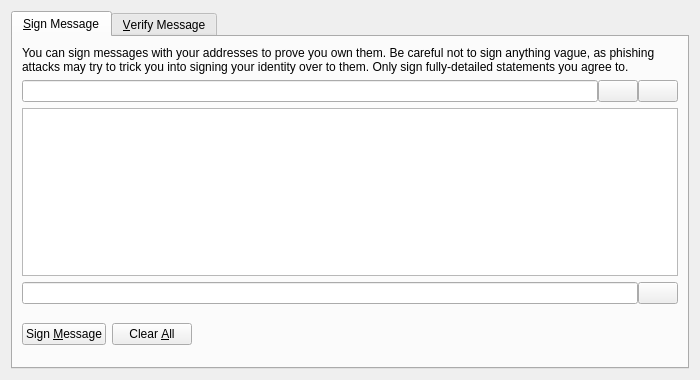
<?xml version="1.0" encoding="UTF-8"?>
<ui version="4.0">
 <class>SignVerifyMessageDialog</class>
 <widget class="QDialog" name="SignVerifyMessageDialog">
  <property name="geometry">
   <rect>
    <x>0</x>
    <y>0</y>
    <width>700</width>
    <height>380</height>
   </rect>
  </property>
  <property name="windowTitle">
   <string>Bitcoin-Qt - Signatures</string>
  </property>
  <property name="modal">
   <bool>true</bool>
  </property>
  <layout class="QVBoxLayout" name="verticalLayout">
   <item>
    <widget class="QTabWidget" name="tabWidget">
     <property name="currentIndex">
      <number>0</number>
     </property>
     <widget class="QWidget" name="tabSignMessage">
      <attribute name="title">
       <string>&amp;Sign Message</string>
      </attribute>
      <layout class="QVBoxLayout" name="verticalLayout_SM">
       <item>
        <widget class="QLabel" name="infoLabel_SM">
         <property name="text">
          <string>You can sign messages with your addresses to prove you own them. Be careful not to sign anything vague, as phishing attacks may try to trick you into signing your identity over to them. Only sign fully-detailed statements you agree to.</string>
         </property>
         <property name="textFormat">
          <enum>Qt::PlainText</enum>
         </property>
         <property name="wordWrap">
          <bool>true</bool>
         </property>
        </widget>
       </item>
       <item>
        <layout class="QHBoxLayout" name="horizontalLayout_1_SM">
         <property name="spacing">
          <number>0</number>
         </property>
         <item>
          <widget class="QValidatedLineEdit" name="addressIn_SM">
           <property name="toolTip">
            <string>The address to sign the message with (e.g. 1NS17iag9jJgTHD1VXjvLCEnZuQ3rJDE9L)</string>
           </property>
           <property name="maxLength">
            <number>34</number>
           </property>
          </widget>
         </item>
         <item>
          <widget class="QPushButton" name="addressBookButton_SM">
           <property name="toolTip">
            <string>Choose an address from the address book</string>
           </property>
           <property name="text">
            <string/>
           </property>
           <property name="icon">
            <iconset resource="../bitcoin.qrc">
             <normaloff>:/icons/address-book</normaloff>:/icons/address-book</iconset>
           </property>
           <property name="shortcut">
            <string>Alt+A</string>
           </property>
           <property name="autoDefault">
            <bool>false</bool>
           </property>
          </widget>
         </item>
         <item>
          <widget class="QPushButton" name="pasteButton_SM">
           <property name="toolTip">
            <string>Paste address from clipboard</string>
           </property>
           <property name="text">
            <string/>
           </property>
           <property name="icon">
            <iconset resource="../bitcoin.qrc">
             <normaloff>:/icons/editpaste</normaloff>:/icons/editpaste</iconset>
           </property>
           <property name="shortcut">
            <string>Alt+P</string>
           </property>
           <property name="autoDefault">
            <bool>false</bool>
           </property>
          </widget>
         </item>
        </layout>
       </item>
       <item>
        <widget class="QPlainTextEdit" name="messageIn_SM">
         <property name="toolTip">
          <string>Enter the message you want to sign here</string>
         </property>
        </widget>
       </item>
       <item>
        <layout class="QHBoxLayout" name="horizontalLayout_2_SM">
         <property name="spacing">
          <number>0</number>
         </property>
         <item>
          <widget class="QLineEdit" name="signatureOut_SM">
           <property name="font">
            <font>
             <italic>true</italic>
            </font>
           </property>
           <property name="readOnly">
            <bool>true</bool>
           </property>
          </widget>
         </item>
         <item>
          <widget class="QPushButton" name="copySignatureButton_SM">
           <property name="toolTip">
            <string>Copy the current signature to the system clipboard</string>
           </property>
           <property name="text">
            <string/>
           </property>
           <property name="icon">
            <iconset resource="../bitcoin.qrc">
             <normaloff>:/icons/editcopy</normaloff>:/icons/editcopy</iconset>
           </property>
           <property name="autoDefault">
            <bool>false</bool>
           </property>
          </widget>
         </item>
        </layout>
       </item>
       <item>
        <layout class="QHBoxLayout" name="horizontalLayout_3_SM">
         <item>
          <widget class="QPushButton" name="signMessageButton_SM">
           <property name="toolTip">
            <string>Sign the message to prove you own this Bitcoin address</string>
           </property>
           <property name="text">
            <string>Sign &amp;Message</string>
           </property>
           <property name="icon">
            <iconset resource="../bitcoin.qrc">
             <normaloff>:/icons/edit</normaloff>:/icons/edit</iconset>
           </property>
           <property name="autoDefault">
            <bool>false</bool>
           </property>
          </widget>
         </item>
         <item>
          <widget class="QPushButton" name="clearButton_SM">
           <property name="toolTip">
            <string>Reset all sign message fields</string>
           </property>
           <property name="text">
            <string>Clear &amp;All</string>
           </property>
           <property name="icon">
            <iconset resource="../bitcoin.qrc">
             <normaloff>:/icons/remove</normaloff>:/icons/remove</iconset>
           </property>
           <property name="autoDefault">
            <bool>false</bool>
           </property>
          </widget>
         </item>
         <item>
          <spacer name="horizontalSpacer_1_SM">
           <property name="orientation">
            <enum>Qt::Horizontal</enum>
           </property>
           <property name="sizeHint" stdset="0">
            <size>
             <width>40</width>
             <height>48</height>
            </size>
           </property>
          </spacer>
         </item>
         <item>
          <widget class="QLabel" name="statusLabel_SM">
           <property name="font">
            <font>
             <weight>75</weight>
             <bold>true</bold>
            </font>
           </property>
           <property name="text">
            <string/>
           </property>
           <property name="wordWrap">
            <bool>true</bool>
           </property>
          </widget>
         </item>
         <item>
          <spacer name="horizontalSpacer_2_SM">
           <property name="orientation">
            <enum>Qt::Horizontal</enum>
           </property>
           <property name="sizeHint" stdset="0">
            <size>
             <width>40</width>
             <height>48</height>
            </size>
           </property>
          </spacer>
         </item>
        </layout>
       </item>
      </layout>
     </widget>
     <widget class="QWidget" name="tabVerifyMessage">
      <attribute name="title">
       <string>&amp;Verify Message</string>
      </attribute>
      <layout class="QVBoxLayout" name="verticalLayout_VM">
       <item>
        <widget class="QLabel" name="infoLabel_VM">
         <property name="text">
          <string>Enter the signing address, message (ensure you copy line breaks, spaces, tabs, etc. exactly) and signature below to verify the message. Be careful not to read more into the signature than what is in the signed message itself, to avoid being tricked by a man-in-the-middle attack.</string>
         </property>
         <property name="textFormat">
          <enum>Qt::PlainText</enum>
         </property>
         <property name="alignment">
          <set>Qt::AlignLeading|Qt::AlignLeft|Qt::AlignTop</set>
         </property>
         <property name="wordWrap">
          <bool>true</bool>
         </property>
        </widget>
       </item>
       <item>
        <layout class="QHBoxLayout" name="horizontalLayout_1_VM">
         <property name="spacing">
          <number>0</number>
         </property>
         <item>
          <widget class="QValidatedLineEdit" name="addressIn_VM">
           <property name="toolTip">
            <string>The address the message was signed with (e.g. 1NS17iag9jJgTHD1VXjvLCEnZuQ3rJDE9L)</string>
           </property>
           <property name="maxLength">
            <number>34</number>
           </property>
          </widget>
         </item>
         <item>
          <widget class="QPushButton" name="addressBookButton_VM">
           <property name="toolTip">
            <string>Choose an address from the address book</string>
           </property>
           <property name="text">
            <string/>
           </property>
           <property name="icon">
            <iconset resource="../bitcoin.qrc">
             <normaloff>:/icons/address-book</normaloff>:/icons/address-book</iconset>
           </property>
           <property name="shortcut">
            <string>Alt+A</string>
           </property>
           <property name="autoDefault">
            <bool>false</bool>
           </property>
          </widget>
         </item>
        </layout>
       </item>
       <item>
        <widget class="QPlainTextEdit" name="messageIn_VM"/>
       </item>
       <item>
        <widget class="QValidatedLineEdit" name="signatureIn_VM"/>
       </item>
       <item>
        <layout class="QHBoxLayout" name="horizontalLayout_2_VM">
         <item>
          <widget class="QPushButton" name="verifyMessageButton_VM">
           <property name="toolTip">
            <string>Verify the message to ensure it was signed with the specified Bitcoin address</string>
           </property>
           <property name="text">
            <string>Verify &amp;Message</string>
           </property>
           <property name="icon">
            <iconset resource="../bitcoin.qrc">
             <normaloff>:/icons/transaction_0</normaloff>:/icons/transaction_0</iconset>
           </property>
           <property name="autoDefault">
            <bool>false</bool>
           </property>
          </widget>
         </item>
         <item>
          <widget class="QPushButton" name="clearButton_VM">
           <property name="toolTip">
            <string>Reset all verify message fields</string>
           </property>
           <property name="text">
            <string>Clear &amp;All</string>
           </property>
           <property name="icon">
            <iconset resource="../bitcoin.qrc">
             <normaloff>:/icons/remove</normaloff>:/icons/remove</iconset>
           </property>
           <property name="autoDefault">
            <bool>false</bool>
           </property>
          </widget>
         </item>
         <item>
          <spacer name="horizontalSpacer_1_VM">
           <property name="orientation">
            <enum>Qt::Horizontal</enum>
           </property>
           <property name="sizeHint" stdset="0">
            <size>
             <width>40</width>
             <height>48</height>
            </size>
           </property>
          </spacer>
         </item>
         <item>
          <widget class="QLabel" name="statusLabel_VM">
           <property name="font">
            <font>
             <weight>75</weight>
             <bold>true</bold>
            </font>
           </property>
           <property name="text">
            <string/>
           </property>
           <property name="wordWrap">
            <bool>true</bool>
           </property>
          </widget>
         </item>
         <item>
          <spacer name="horizontalSpacer_2_VM">
           <property name="orientation">
            <enum>Qt::Horizontal</enum>
           </property>
           <property name="sizeHint" stdset="0">
            <size>
             <width>40</width>
             <height>48</height>
            </size>
           </property>
          </spacer>
         </item>
        </layout>
       </item>
      </layout>
     </widget>
    </widget>
   </item>
  </layout>
 </widget>
 <customwidgets>
  <customwidget>
   <class>QValidatedLineEdit</class>
   <extends>QLineEdit</extends>
   <header>qvalidatedlineedit.h</header>
  </customwidget>
 </customwidgets>
 <resources>
  <include location="../bitcoin.qrc"/>
 </resources>
 <connections/>
</ui>
